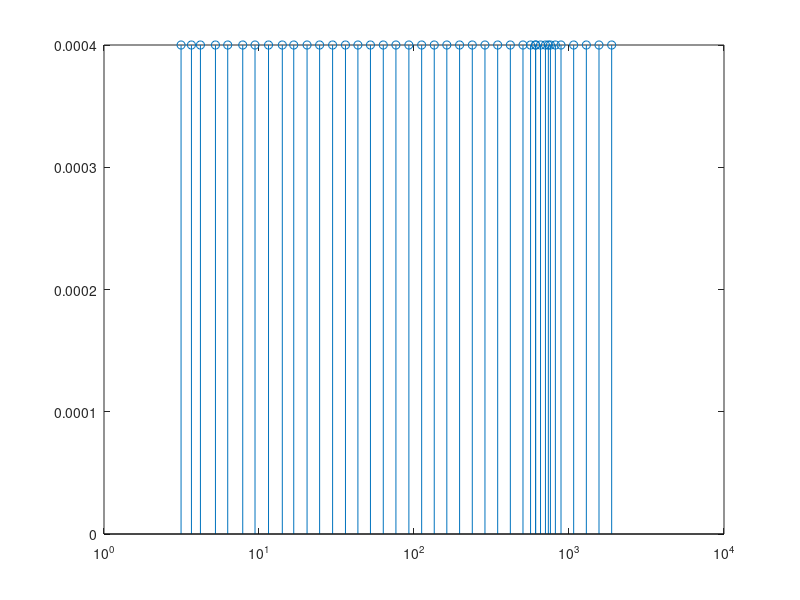

This figure's MATLAB source: (Note: this script raises an error after producing the figure.)
%% make_forcingfunction

clear;close all;clc;

% signal properties
fs = 1000;  % sampling frequency
dt = 1/fs; % time step
fn = fs/2; % nyquist frequency
T = 12; % duration
df = 2*pi/T; % frequency resolution
N = T*fs; % number of samples
Nf = 35; % number of frequencies
freqmin = 0.5;
freqmax = 300;
t = (0:dt:T-dt)';

% frequency vector: equally spaced frequencies
freq = 2*pi*logspace(log10(freqmin), log10(freqmax), Nf).';
freq2 = 2*pi*logspace(log10(90), log10(130), 6);
freq = union(freq,freq2);
% Prevent leakage: make sure that each frequency is a multiple of 1/T.
freq = floor(freq / df)*df;
freq_n = round(freq/df);

% amplitudes
amp = ones(size(freq));
% amp(freq>2*pi*100) = 0.7;
% amp = amp*(5^2)/2;
amp = amp/2500;


% plot 
figure('color','w');
stem(freq,amp);
set(gca,'xscale','log');

% random frequency
phase = 2*pi*randn(size(freq));

% Complex amplitude vector
amp_c   = amp.*exp(phase*1i);

% Crested multisine
figure('color','w');
cx = msinclip(freq, amp_c);
w_input  = msinprep(freq, cx, N, 2*pi*fs); % input requested torque

% scale fofu_t
Pmax = 0.005; % 0.5Nm max amplitude (on arm)
scale = Pmax/max(abs(w_input));
% w_input = scale*w_input;

% % cx2 = cx*2; cx2(1) = cx2(1)/2;
cx2 = cx;
w2 = zeros(size(t));
for ii = 1:size(freq,1)
    w2 = w2 + amp(ii)*sin(freq(ii)*t+angle(cx2(ii)));
end
% w2 = Pmax*w2/max(abs(w2));


figure('color','w')
plot(t,w_input);
xlabel('time [s]'); ylabel('pos reference input [Nm]');
hold on
plot(t,w2,'--');

% % plot noise limit
% plot(t,0.0017*ones(size(t)),'k--');
% plot(t,-0.0017*ones(size(t)),'k--');

input_signal = [t w_input];
phase = angle(cx);
save('data_inputsignal2.mat','freq','amp','phase','freq_n');
